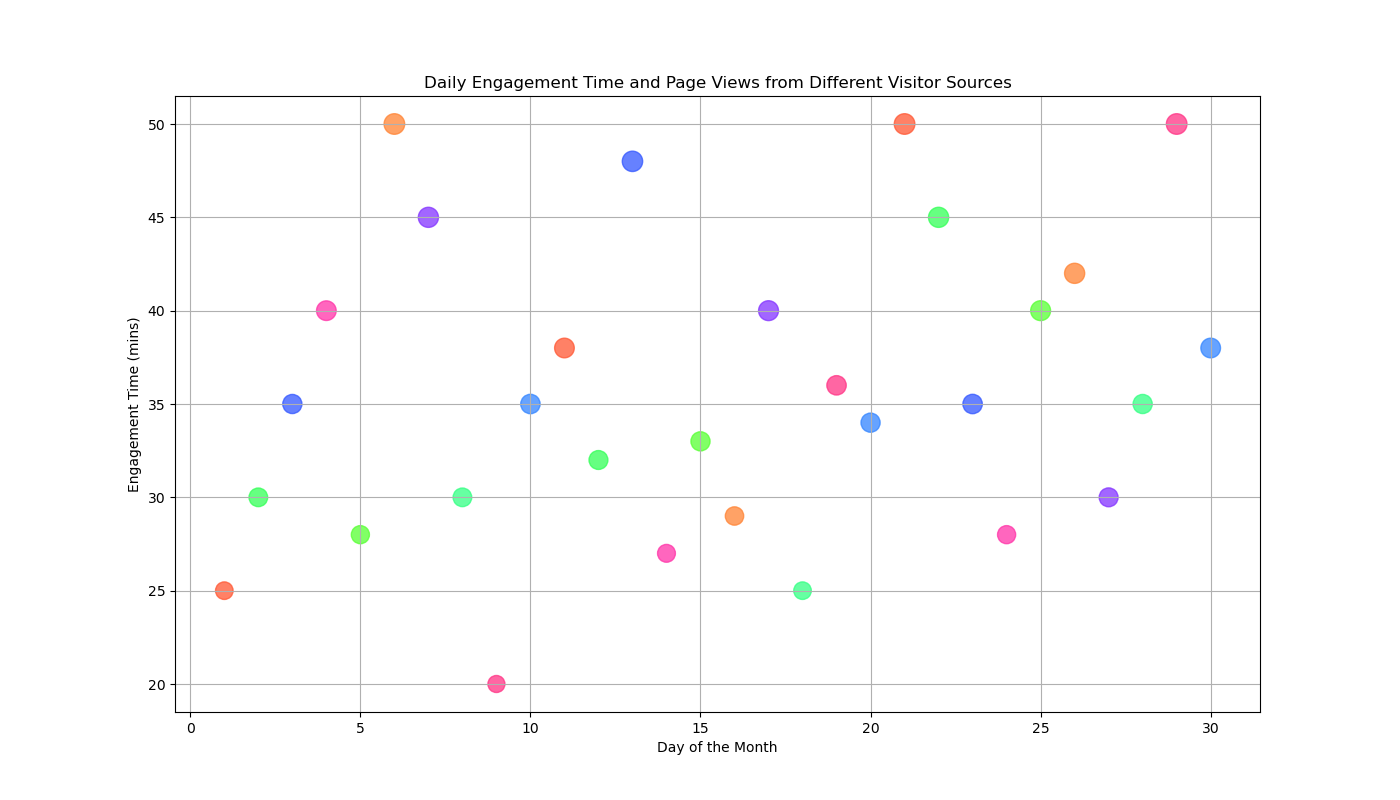

Python code for this plot:

import matplotlib.pyplot as plt

# Data
day = [
    1, 2, 3, 4, 5, 6, 7, 8, 9, 10,
    11, 12, 13, 14, 15, 16, 17, 18, 19, 20,
    21, 22, 23, 24, 25, 26, 27, 28, 29, 30
]
engagement_time = [
    25, 30, 35, 40, 28, 50, 45, 30, 20, 35,
    38, 32, 48, 27, 33, 29, 40, 25, 36, 34,
    50, 45, 35, 28, 40, 42, 30, 35, 50, 38
]
page_views = [
    150, 170, 180, 190, 160, 210, 200, 170, 140, 185,
    190, 175, 205, 155, 180, 165, 195, 150, 185, 180,
    210, 200, 185, 160, 195, 200, 175, 180, 210, 190
]
visitor_source = [
    '#FF5733', '#33FF57', '#3357FF', '#FF33A8', '#57FF33',
    '#FF8333', '#8333FF', '#33FF83', '#FF3385', '#3385FF',
    '#FF5733', '#33FF57', '#3357FF', '#FF33A8', '#57FF33',
    '#FF8333', '#8333FF', '#33FF83', '#FF3385', '#3385FF',
    '#FF5733', '#33FF57', '#3357FF', '#FF33A8', '#57FF33',
    '#FF8333', '#8333FF', '#33FF83', '#FF3385', '#3385FF'
]

# Scatter plot
fig, ax = plt.subplots(figsize=(14, 8))
sc = ax.scatter(day, engagement_time, s=[s + 10 for s in page_views], c=visitor_source, alpha=0.75)

# Customizing the axes and title
ax.set_xlabel('Day of the Month')
ax.set_ylabel('Engagement Time (mins)')
ax.set_title('Daily Engagement Time and Page Views from Different Visitor Sources')
ax.grid(True)

# Show plot
plt.show()
